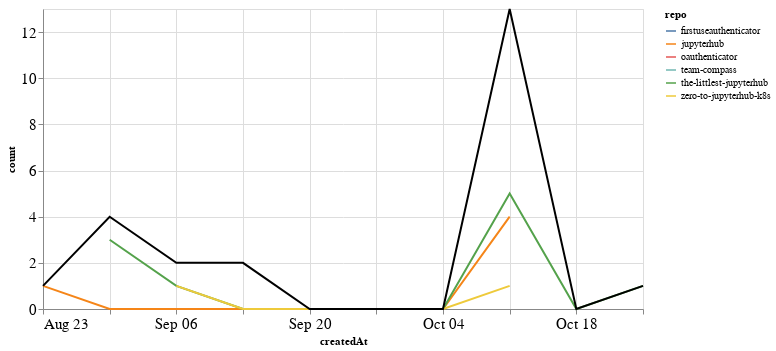

Write notebook code for a chart like this one.
### Markdown cell above
## Comments

### Code cell
comments_time = comments.groupby('repo').resample('W', on='createdAt').count()['author'].reset_index()
comments_time = comments_time.rename(columns={'author': 'count'})
comments_time_total = comments_time.groupby('createdAt').agg({"count": "sum"}).reset_index()
ch1 = alt.Chart(comments_time, width=600).mark_line().encode(
    x='createdAt',
    y='count',
    color='repo',
    tooltip="repo"
)

ch2 = alt.Chart(comments_time_total, width=600).mark_line(color="black").encode(
    x='createdAt',
    y='count',
)

ch1 + ch2

### Figure 1 — Vega-Lite specification as saved in the notebook (floating-point values rounded to 4 significant figures)
{"config": {"axisLeft": {"labelFontSize": 15}, "axisBottom": {"labelFontSize": 15}}, "layer": [{"data": {"name": "data-643770c6dbe4b938c897413a3948301c"}, "mark": "line", "encoding": {"color": {"type": "nominal", "field": "repo"}, "tooltip": {"type": "nominal", "field": "repo"}, "x": {"type": "temporal", "field": "createdAt"}, "y": {"type": "quantitative", "field": "count"}}, "width": 600}, {"data": {"name": "data-b1fcce50415781d425b02e6bf8c29f8a"}, "mark": {"type": "line", "color": "black"}, "encoding": {"x": {"type": "temporal", "field": "createdAt"}, "y": {"type": "quantitative", "field": "count"}}, "width": 600}], "$schema": "https://vega.github.io/schema/vega-lite/v4.8.1.json", "datasets": {"data-643770c6dbe4b938c897413a3948301c": [{"repo": "firstuseauthenticator", "createdAt": "2020-10-11T00:00:00", "count": 3}, {"repo": "jupyterhub", "createdAt": "2020-08-23T00:00:00", "count": 1}, {"repo": "jupyterhub", "createdAt": "2020-08-30T00:00:00", "count": 0}, {"repo": "jupyterhub", "createdAt": "2020-09-06T00:00:00", "count": 0}, {"repo": "jupyterhub", "createdAt": "2020-09-13T00:00:00", "count": 0}, {"repo": "jupyterhub", "createdAt": "2020-09-20T00:00:00", "count": 0}, {"repo": "jupyterhub", "createdAt": "2020-09-27T00:00:00", "count": 0}, {"repo": "jupyterhub", "createdAt": "2020-10-04T00:00:00", "count": 0}, {"repo": "jupyterhub", "createdAt": "2020-10-11T00:00:00", "count": 4}, {"repo": "oauthenticator", "createdAt": "2020-09-13T00:00:00", "count": 2}, {"repo": "team-compass", "createdAt": "2020-08-30T00:00:00", "count": 1}, {"repo": "the-littlest-jupyterhub", "createdAt": "2020-08-30T00:00:00", "count": 3}, {"repo": "the-littlest-jupyterhub", "createdAt": "2020-09-06T00:00:00", "count": 1}, {"repo": "the-littlest-jupyterhub", "createdAt": "2020-09-13T00:00:00", "count": 0}, {"repo": "the-littlest-jupyterhub", "createdAt": "2020-09-20T00:00:00", "count": 0}, {"repo": "the-littlest-jupyterhub", "createdAt": "2020-09-27T00:00:00", "count": 0}, {"repo": "the-littlest-jupyterhub", "createdAt": "2020-10-04T00:00:00", "count": 0}, {"repo": "the-littlest-jupyterhub", "createdAt": "2020-10-11T00:00:00", "count": 5}, {"repo": "the-littlest-jupyterhub", "createdAt": "2020-10-18T00:00:00", "count": 0}, {"repo": "the-littlest-jupyterhub", "createdAt": "2020-10-25T00:00:00", "count": 1}, {"repo": "zero-to-jupyterhub-k8s", "createdAt": "2020-09-06T00:00:00", "count": 1}, {"repo": "zero-to-jupyterhub-k8s", "createdAt": "2020-09-13T00:00:00", "count": 0}, {"repo": "zero-to-jupyterhub-k8s", "createdAt": "2020-09-20T00:00:00", "count": 0}, {"repo": "zero-to-jupyterhub-k8s", "createdAt": "2020-09-27T00:00:00", "count": 0}, {"repo": "zero-to-jupyterhub-k8s", "createdAt": "2020-10-04T00:00:00", "count": 0}, {"repo": "zero-to-jupyterhub-k8s", "createdAt": "2020-10-11T00:00:00", "count": 1}], "data-b1fcce50415781d425b02e6bf8c29f8a": [{"createdAt": "2020-08-23T00:00:00", "count": 1}, {"createdAt": "2020-08-30T00:00:00", "count": 4}, {"createdAt": "2020-09-06T00:00:00", "count": 2}, {"createdAt": "2020-09-13T00:00:00", "count": 2}, {"createdAt": "2020-09-20T00:00:00", "count": 0}, {"createdAt": "2020-09-27T00:00:00", "count": 0}, {"createdAt": "2020-10-04T00:00:00", "count": 0}, {"createdAt": "2020-10-11T00:00:00", "count": 13}, {"createdAt": "2020-10-18T00:00:00", "count": 0}, {"createdAt": "2020-10-25T00:00:00", "count": 1}]}}
